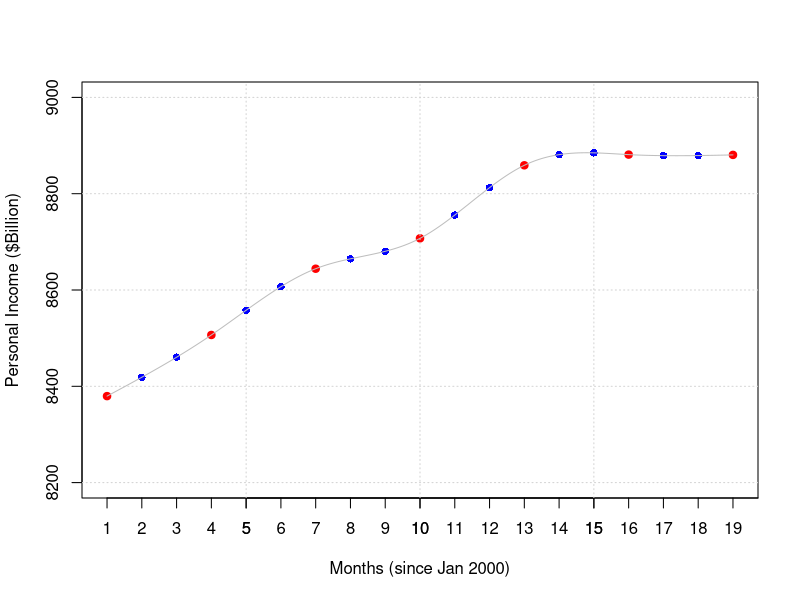

R code for this plot:
# Source: U.S. Bureau of Economic Analysis, NIPA Table 2.1.
# Data is given quarterly: use splines to estimate monthly 
#http://chamberlaineconomics.com/2010/01/20/how-economists-convert-quarterly-data-into-monthly-cubic-spline-interpolation/

# Personal Income  ($Billions)

PI=c(8379.6,8506.6 ,8644.2 ,8707.3 ,8859.0 ,8881.2 ,8880.6)
# PI=c(8379.6,8506.6 ,8644.2 ,8707.3 ,8859.0 ,8881.2 ,8880.6 ,8912.3 ,
#      8978.3 ,9060.7 ,9074.6 ,9126.8 ,9194.5 ,9321.1 ,9418.7 ,9578.3 ,
#      9679.8 ,9847.1 ,9999.1 ,10223.1 ,10238.6 ,10386.7 ,10577.5 ,10740.8 ,
#      11026.7 ,11204.0 ,11336.9 ,11504.8 ,11706.9 ,11823.4 ,11945.6 ,
#      12100.3 ,12142.2 ,12292.9 ,12286.6 ,12233.5 )

Quarters = seq(1,3*length(PI),by=3)

plot(Quarters,PI,ylim=c(8200,9000),pch=19,col='red',
     ylab='Personal Income ($Billion)',
     xlab='Months (since Jan 2000)')
axis(1,at=seq(1,3*length(PI)))
grid()
xx = seq(1:(3*length(PI)))

months = seq(Quarters[1],Quarters[length(Quarters)])
months = months[-Quarters]

points(spline(Quarters,PI,xout=months,method='natural'),col='blue',pch=16)

#lines(Quarters,PI,type='l',col='gray')
lines(spline(Quarters,PI,n=500,method='natural'),col='gray')

